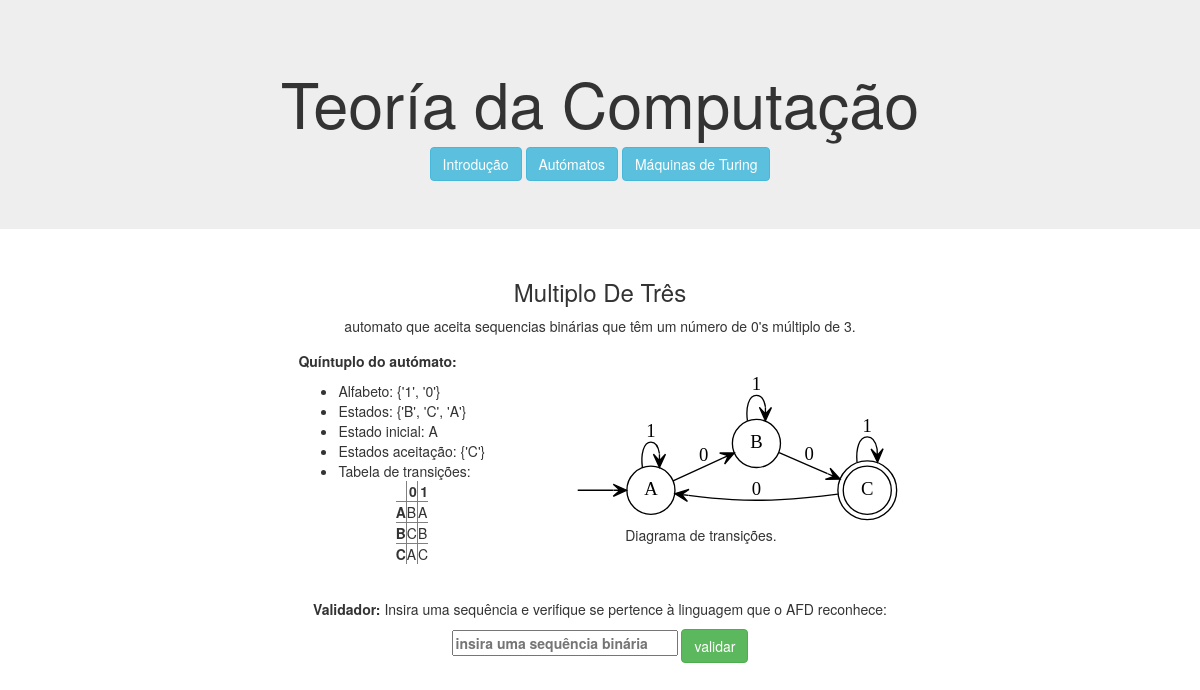
The app's page /50/automato/, older data.
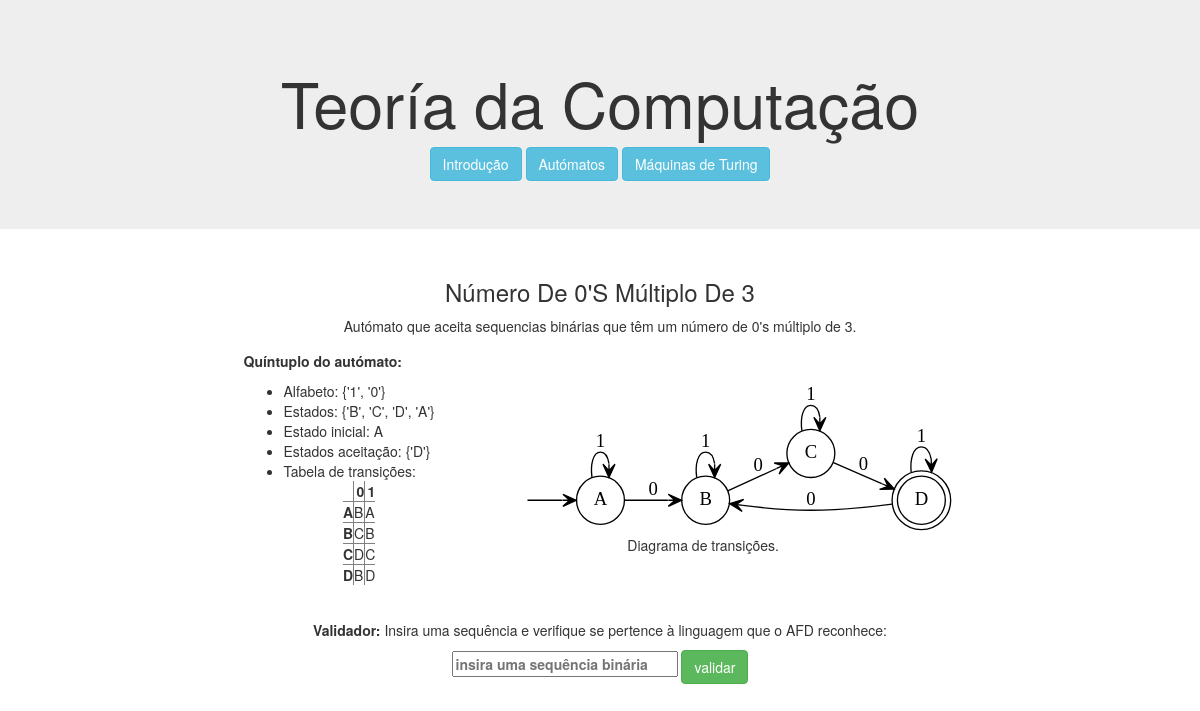
The same page, newer data.
### computacao/models.py (models this page shows, shortened)
class Automato(models.Model):
    nome = models.CharField(max_length=100)
    descricao = models.CharField(max_length=100)
    alfabeto = models.CharField(max_length=100)
    estados = models.CharField(max_length=100)
    estadoInicial = models.CharField(max_length=100)
    estadosDeAceitacao = models.CharField(max_length=100)
    dicionarioTransicao = models.CharField(max_length=1000)
    diagrama = models.CharField(max_length=100)
    def printAlfabeto(self):
        return str(set(self.alfabeto.split()))
    def printEstados(self):
        return str(set(self.estados.split()))
    def printEstadosDeAceitacao(self):
        return str(set(self.estadosDeAceitacao.split()))
    def dTransInTable(self):
        dTrans = {(t.split('-')[0], t.split('-')[1]):t.split('-')[2] for t in self.dicionarioTransicao.split()}
        table = []
        linha = ['']
        for simbolo in self.alfabeto.split():
            linha.append(simbolo)
        table.append(linha)
        for estado in self.estados.split():
            linha =[estado]
            for simbolo in self.alfabeto.split():
                linha.append(dTrans[(estado, simbolo)])
            table.append(linha)
        return table

### computacao/views.py (the view)
# urls.py: path('<int:automato_id>/automato/', views.automato, name='automato')
def automato(request, automato_id):
    sequencia = None
    resultado = None
    form = SequenciaForm(request.POST or None)
    if form.is_valid():
        sequencia = form.cleaned_data['sequencia']
        resultado = Automato.objects.get(id=automato_id).valida_sequencia(sequencia)
    context = {
        'automato': Automato.objects.get(id=automato_id),
        'sequencia': sequencia,
        'resultado': resultado,
        'form': form,
    }
    return render(request, 'computacao/automato.html', context)

### computacao/forms.py
class SequenciaForm(forms.Form):
    sequencia = forms.CharField(label='',
                                widget=forms.TextInput(attrs={
                                    'placeholder': 'insira uma sequência binária',
                                    'size': '25'
                                }))

### computacao/templates/computacao/automato.html (shortened to what this page needs)
{% extends 'computacao/layout.html' %}
{% block main %}
    <main class="col-sm-12">
        <h3>{{ automato.nome|title }}</h3>
        <p>{{ automato.descricao }}.</p>
        <table align="center">
            <tr align="left">
                <td>
                    <p> <b>Quíntuplo do autómato:</b></p>
                    <ul>
                    <li>Alfabeto: {{ automato.printAlfabeto }} </li>
                    <li>Estados: {{ automato.printEstados }}</li>
                    <li>Estado inicial: {{ automato.estadoInicial }}</li>
                    <li>Estados aceitação: {{ automato.printEstadosDeAceitacao }}</li>
                    <li>Tabela de transições:
                    <table align="center" rules="all" style="border-collapse: collapse">
                        {% for dTran in automato.dTransInTable %}
                            <tr>
                                {% for element in dTran %}
                                    {% if forloop.parentloop.first %}
                                        <th>{{ element }}</th>
                                    {% elif forloop.first %}
                                        <th>{{ element }}</th>
                                    {% else %}
                                        <td>{{ element }}</td>
                                    {% endif %}
                                {% endfor %}
                            </tr>
                        {% endfor %}
                    </table>
                    </ul>
                </td>
                <td class="align-baseline">
                    {% load static %}
                    <img src="{% static automato.diagrama %}" alt="">
                    <p class="text-center">Diagrama de transições.</p>
                </td>
            </tr>
        </table>
        <br>
        <p><b>Validador:</b> Insira uma sequência e verifique se pertence à linguagem que o AFD reconhece: </p>
        <form action="{% url 'computacao:automato' automato.id %}" method="POST">
           <b>{{ form }}</b>
            <input type="submit" value="validar" class="btn btn-success">
        </form>
        {% if resultado != None %}
            {% if resultado == True %}
                <p>A sequência <b>{{ sequencia }}</b> é aceite pelo autómato </p>
            {% else %}
                <p>A sequência <b>{{ sequencia }}</b> não é aceite pelo autómato </p>
            {% endif %}
        {% else %}
            <br><br>
        {% endif %}
    </main>
{% endblock %}

Row changes from the older to the newer data that the page shows:
changed Automato: nome "Multiplo De Três" → "Número De 0'S Múltiplo De 3"; descricao "automato que aceita sequencias binárias que têm um número de 0's múltiplo de 3" → "Autómato que aceita sequencias binárias que têm um número de 0's múltiplo de 3"; printEstados "{'B', 'C', 'A'}" → "{'B', 'C', 'D', 'A'}"; printEstadosDeAceitacao "{'C'}" → "{'D'}"; diagrama: a different picture
Text that changed along with them:
list line gone: "A"
new list line: "D"
new list line: "D B D"
